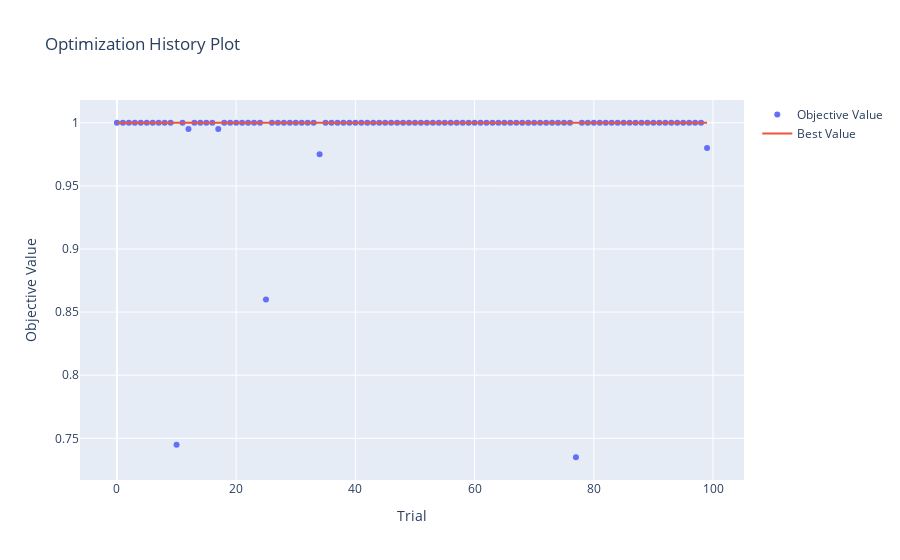

The cell this chart's notebook holds for it:
### Markdown cell above
Mejores parametros

### Code cell
print(studyRF.best_params)
optuna.visualization.plot_optimization_history(studyRF)

### Figure 1 — Plotly figure (JSON) as saved in the notebook; plotly's stock layout.template omitted (floating-point values rounded to 4 significant figures)
{"data": [{"mode": "markers", "name": "Objective Value", "type": "scatter", "x": [0, 1, 2, 3, 4, 5, 6, 7, 8, 9, 10, 11, 12, 13, 14, 15, 16, 17, 18, 19, 20, 21, 22, 23, 24, 25, 26, 27, 28, 29, 30, 31, 32, 33, 34, 35, 36, 37, 38, 39, 40, 41, 42, 43, 44, 45, 46, 47, 48, 49, 50, 51, 52, 53, 54, 55, 56, 57, 58, 59, 60, 61, 62, 63, 64, 65, 66, 67, 68, 69, 70, 71, 72, 73, 74, 75, 76, 77, 78, 79, 80, 81, 82, 83, 84, 85, 86, 87, 88, 89, 90, 91, 92, 93, 94, 95, 96, 97, 98, 99], "y": [1, 1, 1, 1, 1, 1, 1, 1, 1, 1, 0.745, 1, 0.995, 1, 1, 1, 1, 0.995, 1, 1, 1, 1, 1, 1, 1, 0.86, 1, 1, 1, 1, 1, 1, 1, 1, 0.975, 1, 1, 1, 1, 1, 1, 1, 1, 1, 1, 1, 1, 1, 1, 1, 1, 1, 1, 1, 1, 1, 1, 1, 1, 1, 1, 1, 1, 1, 1, 1, 1, 1, 1, 1, 1, 1, 1, 1, 1, 1, 1, 0.735, 1, 1, 1, 1, 1, 1, 1, 1, 1, 1, 1, 1, 1, 1, 1, 1, 1, 1, 1, 1, 1, 0.98]}, {"mode": "lines", "name": "Best Value", "type": "scatter", "x": [0, 1, 2, 3, 4, 5, 6, 7, 8, 9, 10, 11, 12, 13, 14, 15, 16, 17, 18, 19, 20, 21, 22, 23, 24, 25, 26, 27, 28, 29, 30, 31, 32, 33, 34, 35, 36, 37, 38, 39, 40, 41, 42, 43, 44, 45, 46, 47, 48, 49, 50, 51, 52, 53, 54, 55, 56, 57, 58, 59, 60, 61, 62, 63, 64, 65, 66, 67, 68, 69, 70, 71, 72, 73, 74, 75, 76, 77, 78, 79, 80, 81, 82, 83, 84, 85, 86, 87, 88, 89, 90, 91, 92, 93, 94, 95, 96, 97, 98, 99], "y": [1, 1, 1, 1, 1, 1, 1, 1, 1, 1, 1, 1, 1, 1, 1, 1, 1, 1, 1, 1, 1, 1, 1, 1, 1, 1, 1, 1, 1, 1, 1, 1, 1, 1, 1, 1, 1, 1, 1, 1, 1, 1, 1, 1, 1, 1, 1, 1, 1, 1, 1, 1, 1, 1, 1, 1, 1, 1, 1, 1, 1, 1, 1, 1, 1, 1, 1, 1, 1, 1, 1, 1, 1, 1, 1, 1, 1, 1, 1, 1, 1, 1, 1, 1, 1, 1, 1, 1, 1, 1, 1, 1, 1, 1, 1, 1, 1, 1, 1, 1]}, {"marker": {"color": "#cccccc"}, "mode": "markers", "name": "Infeasible Trial", "showlegend": false, "type": "scatter", "x": [], "y": []}], "layout": {"title": {"text": "Optimization History Plot"}, "xaxis": {"title": {"text": "Trial"}}, "yaxis": {"title": {"text": "Objective Value"}}}}
